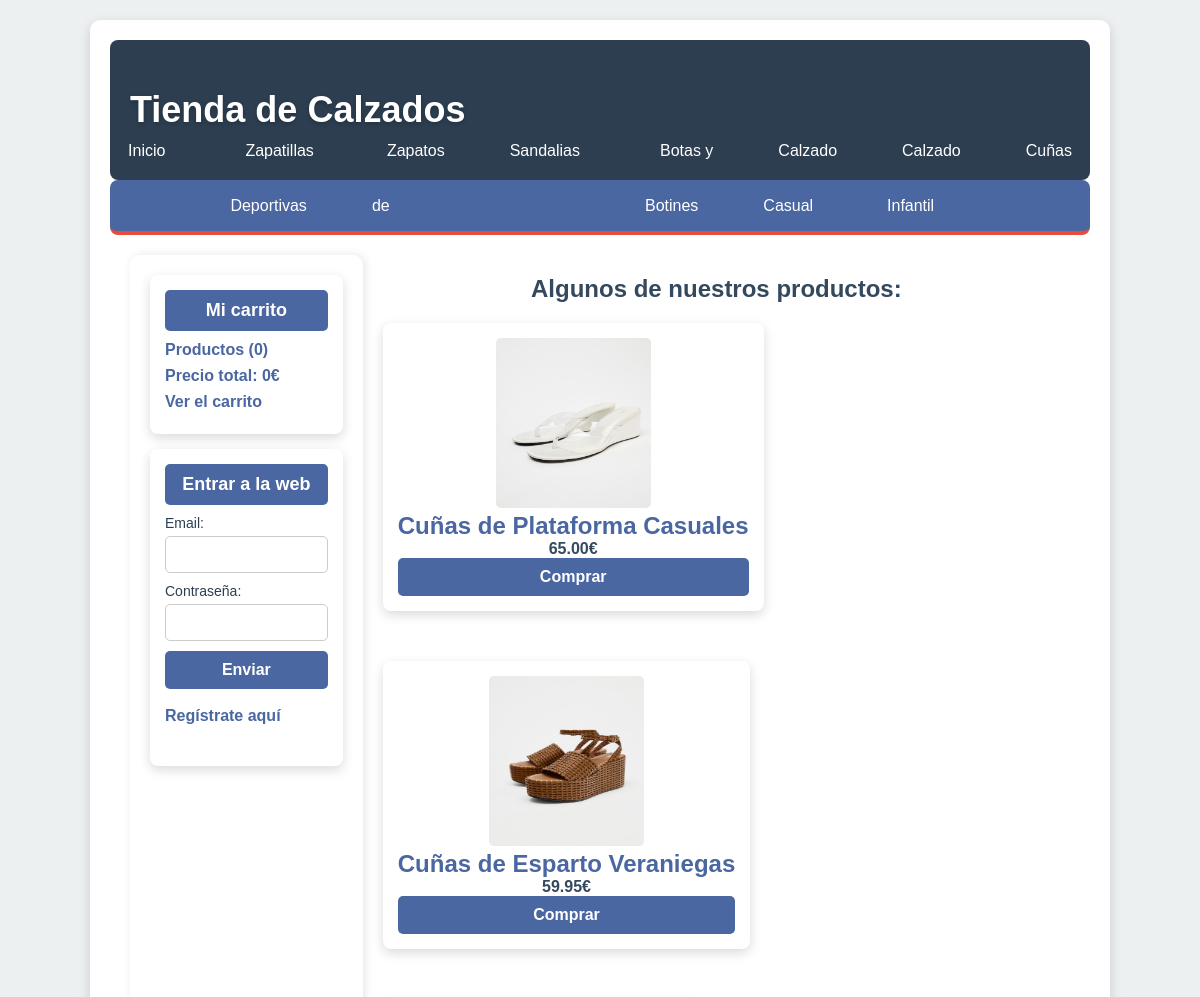
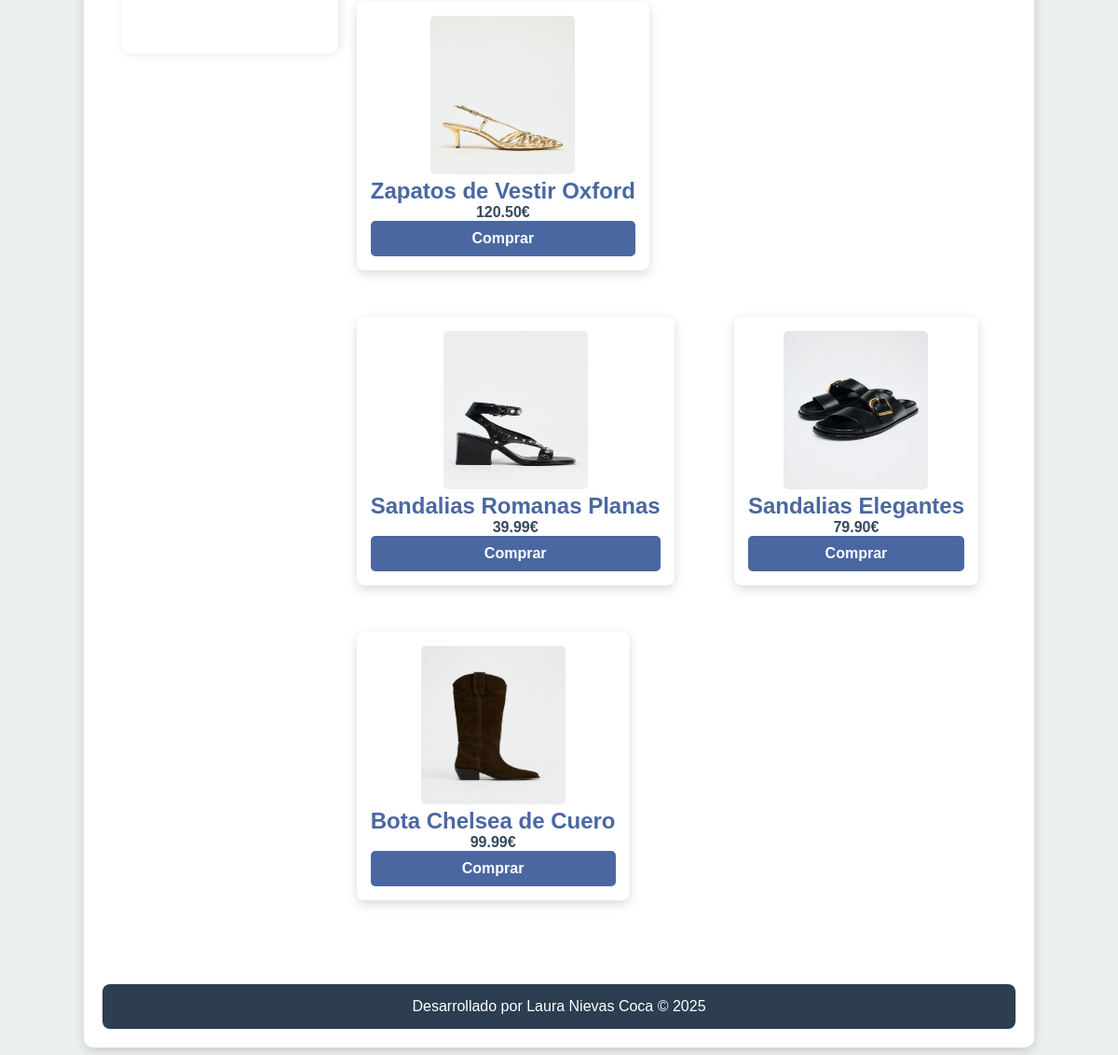
The page / on the database its author committed (2 pictures, top to bottom).
### tables this page shows
CREATE TABLE `categorias` (
  `id` int(255) NOT NULL,
  `nombre` varchar(100) NOT NULL
);

CREATE TABLE `productos` (
  `id` int(255) NOT NULL,
  `categoria_id` int(255) NOT NULL,
  `nombre` varchar(100) NOT NULL,
  `descripcion` text DEFAULT NULL,
  `precio` float(100,2) NOT NULL,
  `stock` int(255) NOT NULL,
  `oferta` varchar(2) NOT NULL,
  `fecha` date NOT NULL,
  `imagen` varchar(255) DEFAULT NULL
);

### index.php (called while the page is built)
<?php
    require_once("src/main.php")
?>

### src/config/db.php (called while the page is built)
<?php
class Database {
    public static function connect(){
        $db = new mysqli("localhost", "root", "", "tienda");
        $db->query("SET NAMES 'utf8'");
        return $db;
    }
}

### src/helpers/utils.php (called while the page is built, shortened)
<?php
class Utils
{
    public static function showCategorias()
    {
        require_once __DIR__ . '/../models/categoria.php';
        $categoria = new Categoria();
        return $categoria->getAll();
    }
    public static function statsCarrito()
    {
        $stats = [
            'count' => 0,
            'total' => 0
        ];
        return $stats;
    }
}

### src/models/categoria.php (called while the page is built, shortened)
<?php
class Categoria
{
    private $db;
    public function __construct()
    {
        $this->db = Database::connect();
    }
    public function getAll()
    {
        $sql = "SELECT * FROM categorias";
        return $this->db->query($sql);
    }
}

### src/autoload.php (called while the page is built, shortened)
<?php
function controllers_autoload($classname){
	$classname = ucfirst($classname);
}

### src/controllers/ProductoController.php (called while the page is built, shortened)
<?php
require_once __DIR__ . '/../models/producto.php';
class ProductoController
{
    public function index()
    {
        $producto = new Producto();
        $productos = $producto->getRandom(6);
        require_once __DIR__ . '/../views/producto/destacados.php';
    }
}

### src/models/producto.php (called while the page is built, shortened)
<?php
class Producto
{
    private $db;
    public function __construct()
    {
        $this->db = Database::connect();
    }
    public function getRandom($limit)
    {
        $limit = is_numeric($limit) ? (int) $limit : 6;
        $sql = "SELECT * FROM productos ORDER BY RAND() LIMIT $limit";
        return $this->db->query($sql);
    }
}

### src/views/producto/destacados.php (the view)
<h1>Algunos de nuestros productos: </h1>
<?php while ($product = $productos->fetch_object()) : ?>
<div class="product">
    <a href="<?= base_url ?>producto/ver&id=<?= $product->id ?>">
        <?php if ($product->imagen != null) : ?>
        <img src="<?= base_url ?>uploads/images/<?= $product->imagen ?>" alt="<?= $product->nombre ?>">
        <?php else : ?>
        <img src="<?= base_url ?>assets/img/camiseta.png" alt="camiseta-placeholder">
        <?php endif; ?>
        <h2><?= $product->nombre ?></h2></a>
    <p><?= $product->precio ?>€</p>
    <a href="<?= base_url?>carrito/add&id=<?=$product->id?>" class="button">Comprar</a>
</div>
<?php endwhile; ?>

### src/views/layout/header.php (shortened to what this page needs)
<!DOCTYPE html>
<html lang="es">
<head>
    <link rel="stylesheet" href="<?= base_url ?>assets/css/styles.css">
</head>
<body>
    <div id="container">
        <header id="header">
            <div id="logo">
                <a href="<?= index_url ?>">Tienda de Calzados</a>
            </div>
        </header>
        <nav id="menu">
            <ul>
                <li>
                    <a href="<?=index_url?>">Inicio</a>
                </li>
                <?php
                $categorias = Utils::showCategorias();
                while ($cat = $categorias->fetch_object()) : ?>
                    <li>
                        <a href="<?=base_url?>categoria/ver&id=<?=$cat->id?>"><?=$cat->nombre?></a>
                    </li>
                <?php endwhile; ?>
            </ul>
        </nav>
        <div id="content">

### src/views/layout/sidebar.php
<aside id="sidebar">
    <div id="carrito" class="block-aside">
        <h3>Mi carrito</h3>
        <ul>
            <?php $stats = Utils::statsCarrito()?>
        <li><a href="<?= base_url ?>carrito/index">Productos (<?=$stats['count']?>)</a></li>
        <li><a href="<?= base_url ?>carrito/index">Precio total: <?=$stats['total']?>€</a></li>
        <li><a href="<?= base_url ?>carrito/index">Ver el carrito</a></li>
        </ul>
    </div>
    <div id="login" class="block-aside">
        <?php if (!isset($_SESSION['identity'])) : ?>
        <h3>Entrar a la web</h3>
        <form action="<?= base_url ?>usuario/login" method="post">
            <label for="email">Email:</label>
            <input type="text" name="email">
            <label for="password">Contraseña:</label>
            <input type="password" name="password">
            <input type="submit" value="Enviar">
        </form>
        <?php else : ?>
        <h3>¡Hola, <?= $_SESSION['identity']->nombre ?>!</h3>
        <?php endif; ?>
        <ul>
            <?php if (isset($_SESSION['identity'])) : ?>
            <li><a href="<?= base_url ?>pedido/mis_pedidos">Mis pedidos</a></li>
            <?php if (isset($_SESSION['admin'])) : ?>
            <li><a href="<?= base_url ?>categoria/index">Gestionar categorias</a></li>
            <li><a href="<?= base_url ?>producto/gestion">Gestionar productos</a></li>
            <li><a href="<?= base_url ?>pedido/gestion">Gestionar pedidos</a></li>
            <li><a href="<?= base_url ?>usuario/register">Gestionar usuarios</a></li>
            <?php endif; ?>
            <li><a href="<?= base_url ?>usuario/logout">Cerrar sesión</a></li>
            <?php else : ?>
            <li><a href="<?= base_url ?>usuario/register">Regístrate aquí</a></li>
            <?php endif; ?>
        </ul>
		<br>
    </div>
</aside>
<div class="main ">
    <section class="products-container">

### src/main.php (shortened to what this page needs)
<?php
require_once 'config/db.php';
require_once 'autoload.php';
require_once 'helpers/utils.php';
require 'views/layout/header.php';
require 'views/layout/sidebar.php';
if (isset($_GET['url'])) {
    $url = trim($_GET['url'], '/');
    $parts = explode('/', $url);
    $controller = !empty($parts[0]) ? ucfirst($parts[0]) . 'Controller' : default_controller;
    $action = $parts[1] ?? default_action;
} else {
    $controller = default_controller;
    $action = default_action;
}
if (isset($controller) && class_exists($controller)) {
    $controlador = new $controller();
    if (isset($action) && method_exists($controlador, $action)) {
        $controlador->$action();
    } else {
        show_Error();
    }
} else {
    show_Error();
}
require 'views/layout/footer.php';

### src/views/layout/footer.php
</div>
</div>
<footer id="footer">
    <p>Desarrollado por Laura Nievas Coca &copy; <?= date('Y') ?></p>
</footer>
</div>
</body>
</html>

### src/assets/css/styles.css (style rules this page uses)
:root { --color-primario: #4A67A2; --color-secundario: #2C3E50; --color-texto: #34495E; --color-fondo: #ECF0F1; --color-acento: #E74C3C; --sombra: 0 4px 12px rgba(0, 0, 0, 0.15); --transicion: all 300ms ease-in-out; }
* { padding: 0; margin: 0; box-sizing: border-box; font-family: 'Poppins', Arial, sans-serif; }
body { background: var(--color-fondo); color: var(--color-texto); }
a { color: var(--color-primario); text-decoration: none; font-weight: 500; transition: var(--transicion); }
#container { width: 85%; margin: 20px auto; background: white; box-shadow: var(--sombra); border-radius: 10px; padding: 20px; }
#header { height: 140px; background: var(--color-secundario); display: flex; align-items: center; justify-content: space-between; padding: 20px; border-radius: 8px; }
#logo a { font-size: 36px; font-weight: bold; color: white; text-shadow: 0 2px 4px rgba(0, 0, 0, 0.2); }
#menu { background: var(--color-primario); color: white; height: 55px; display: flex; align-items: center; justify-content: center; border-bottom: 4px solid var(--color-acento); border-radius: 8px; }
#menu ul { list-style: none; display: flex; gap: 20px; }
#menu ul li { line-height: 55px; padding: 0 15px; }
#menu a { color: white; padding: 10px 15px; border-radius: 5px; transition: var(--transicion); }
#content { display: flex; background: white; padding: 20px; border-radius: 10px; }
#sidebar { width: 25%; background: white; min-height: 500px; padding: 15px; border-radius: 8px; box-shadow: var(--sombra); }
#sidebar h3 { text-align: center; font-size: 18px; font-weight: bold; background: var(--color-primario); color: white; padding: 10px; border-radius: 5px; }
.product { width: auto; min-width: 30%; text-align: center; margin-bottom: 30px; padding: 15px; border-radius: 8px; background: white; box-shadow: var(--sombra); transition: var(--transicion); display: flex; flex-direction: column; }
.product img { height: 170px; width: 155px; border-radius: 5px; transition: var(--transicion); }
.product p { font-weight: bold; font-size: 16px; }
.button, input[type="button"], input[type="submit"], button { padding: 10px 20px; border-radius: 5px; border: none; cursor: pointer; transition: var(--transicion); text-align: center; font-size: 16px; font-weight: bold; }
.button { background: var(--color-primario); color: white; }
#footer { text-align: center; padding: 15px; background: var(--color-secundario); color: white; margin-top: 20px; border-radius: 8px; }
#sidebar { width: 300px; background: #ffffff; padding: 20px; box-shadow: 2px 0px 10px rgba(0, 0, 0, 0.1); height: 100vh; overflow-y: auto; border-radius: 10px; }
.block-aside { background: #fff; padding: 15px; border-radius: 8px; margin-bottom: 15px; box-shadow: var(--sombra); }
.block-aside h3 { margin: 0 0 10px; font-size: 18px; color: var(--color-secundario); }
.block-aside ul { list-style: none; padding: 0; }
.block-aside ul li { margin: 8px 0; }
.block-aside ul li a { text-decoration: none; color: var(--color-primario); font-weight: bold; transition: var(--transicion); }
form { display: flex; flex-direction: column; }
form label { font-size: 14px; margin-bottom: 5px; color: var(--color-secundario); }
form input { padding: 10px; margin-bottom: 10px; border: 1px solid #ccc; border-radius: 5px; }
form input[type="submit"] { background: var(--color-primario); color: white; border: none; cursor: pointer; transition: var(--transicion); }
.main { width: 100%; padding: 20px; }
h1 { text-align: center; width: 100%; }
.products-container { display: flex; flex-wrap: wrap; justify-content: space-between; gap: 20px; }

### rows shown on the page
categorias: nombre "Zapatillas Deportivas"
categorias: nombre "Zapatos de Vestir"
categorias: nombre "Sandalias"
categorias: nombre "Botas y Botines"
categorias: nombre "Calzado Casual"
categorias: nombre "Calzado Infantil"
categorias: nombre "Cuñas"
productos: imagen (picture), nombre "Cuñas de Plataforma Casuales", precio "65.00"
productos: imagen (picture), nombre "Cuñas de Esparto Veraniegas", precio "59.95"
productos: imagen (picture), nombre "Zapatos de Vestir Oxford", precio "120.50"
productos: imagen (picture), nombre "Sandalias Romanas Planas", precio "39.99"
productos: imagen (picture), nombre "Sandalias Elegantes", precio "79.90"
productos: imagen (picture), nombre "Bota Chelsea de Cuero", precio "99.99"

### other values the page prints
$stats['count'] "0"
$stats['total'] "0"
